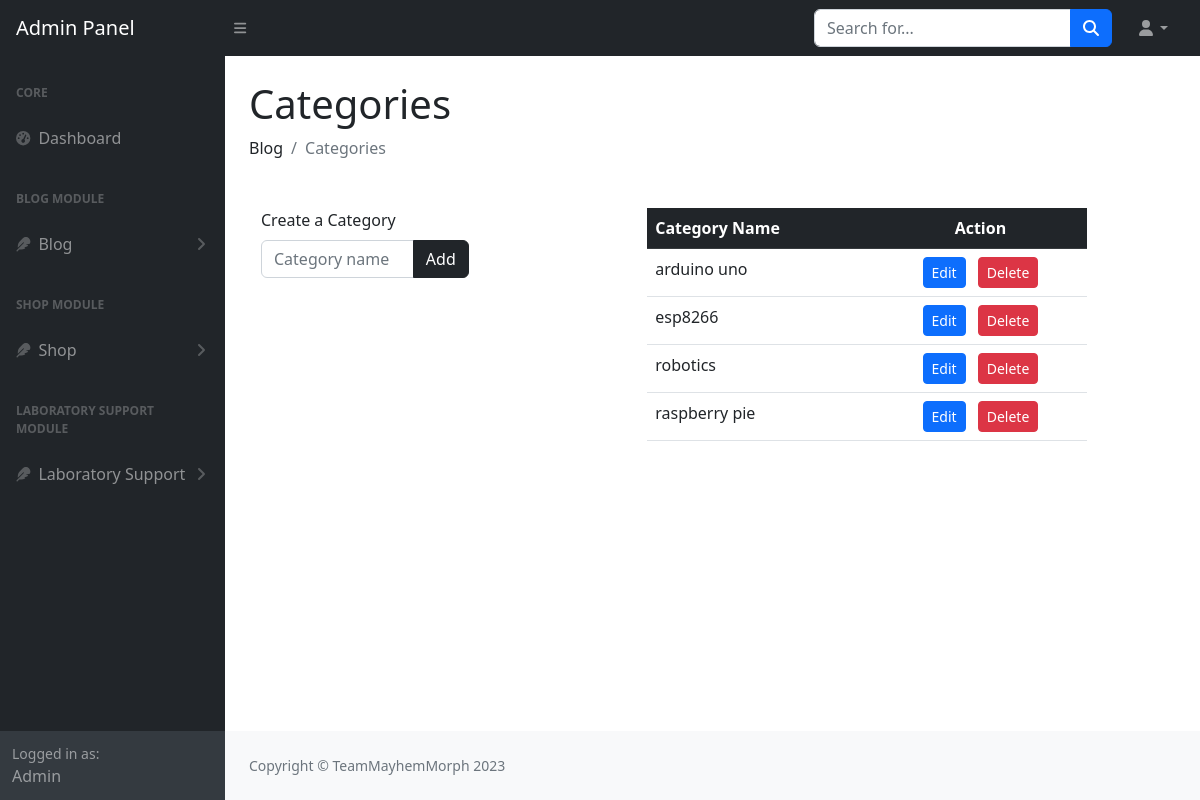
The app's page /admin/categories.php with its own data.
### tables this page shows
CREATE TABLE `post_categories` (
  `cat_id` int(3) NOT NULL,
  `cat_title` varchar(255) NOT NULL
);

### admin/categories.php (the view, shortened to what this page needs)
<?php include "includes/header_html.php"; ?>
<?php include "includes/topbar.php"; ?>
<div id="layoutSidenav">
  <?php include "includes/sidebar.php"; ?>
  <?php include('../database/db_connect.php'); include "functions.php"; ?>
  <div id="layoutSidenav_content">
    <main>
      <div class="container-fluid px-4">
        <h1 class="mt-4">Categories</h1>
        <ol class="breadcrumb mb-4">
          <li class="breadcrumb-item">Blog</li>
          <li class="breadcrumb-item active">Categories</li>
        </ol>
      </div>
    </main>
    <div class="row m-4">
      <div class="col-md-3">
        <form action="categories.php" method="post">
          <label for="#create_cat" class="form-label">Create a Category</label>
          <div class="input-group ml-3">
            <input type="text" class="form-control" placeholder="Category name" aria-label="Category name" aria-describedby="cat_name" id="create_cat" name="cat_title">
            <button class="btn btn-dark" type="submit" id="cat_name" name="add" value="add_category">Add</button>
          </div>
        </form>
      </div>
      <div class="col-md-6 offset-2">
        <table class="table">
          <thead class="table-dark">
            <tr>
              <th scope="col">Category Name</th>
              <th scope="col" class="text-center">Action</th>
            </tr>
          </thead>
          <tbody>
            <?php
            $query = "select * from post_categories";
            $response = mysqli_query($connect, $query);
            ?>
            <?php
            while ($rows = mysqli_fetch_assoc($response)) {
              $cat_id = $rows['cat_id'];
              $cat_title = $rows['cat_title'];
            ?>
              <tr>
                <td><?php echo $cat_title ?></td>
                <td colspan="2" class="text-center">
                  <a class="btn btn-sm btn-primary" type="submit" name="edit" href="categories.php?edit=<?php echo $cat_id; ?>">Edit</a>
                  <a class="btn btn-sm btn-danger ms-2" type="submit" name="delete" href="categories.php?delete=<?php echo $cat_id; ?>"> Delete</a>
                </td>
              </tr>
            <?php
            }
            ?>
          </tbody>
        </table>
      </div>
    </div>
    <?php include "includes/footer.php" ?>

### records on screen
post_categories: cat_title "arduino uno"
post_categories: cat_title "esp8266"
post_categories: cat_title "robotics"
post_categories: cat_title "raspberry pie"
